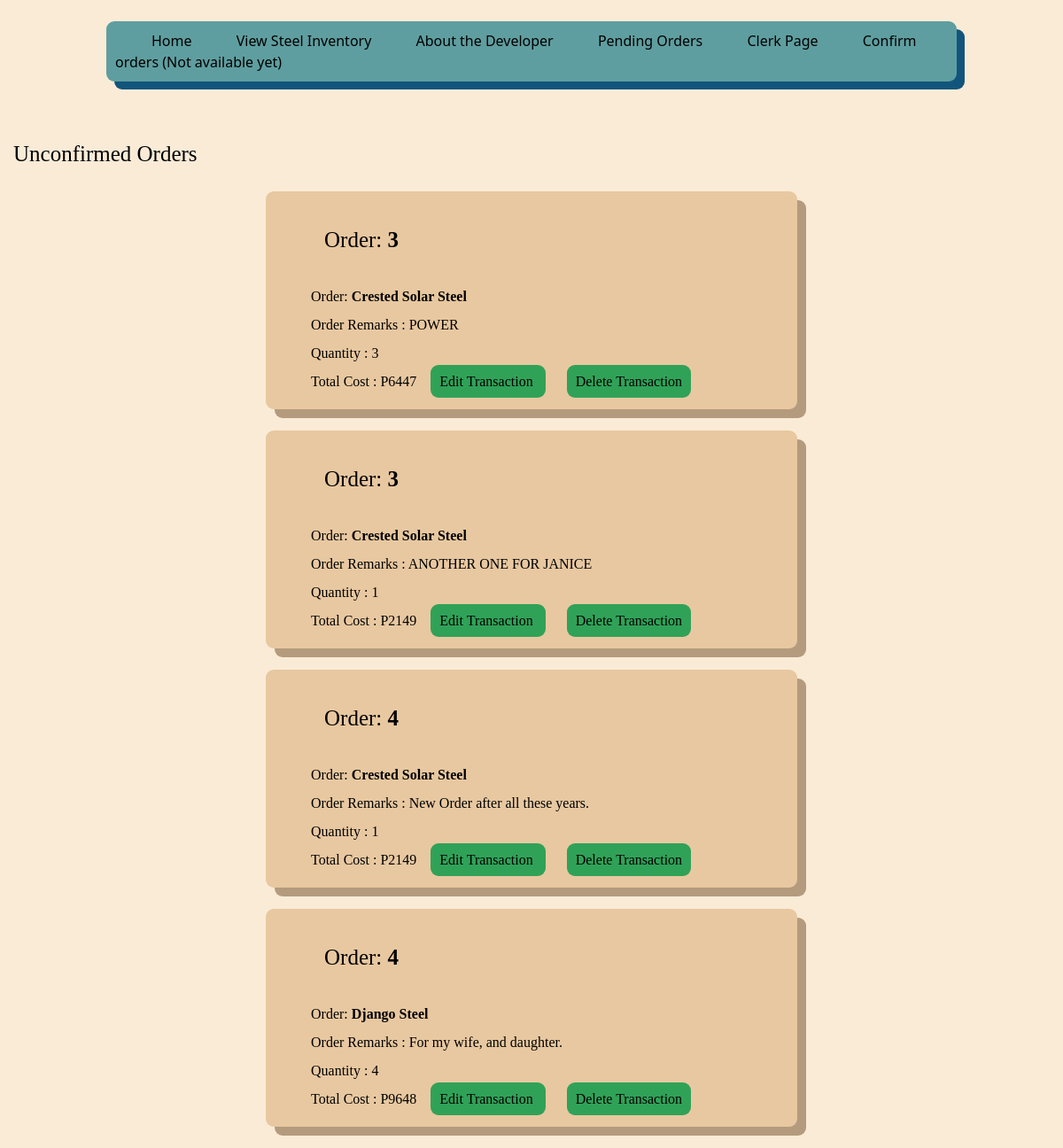
/UnfinishedTransactions (signed in), run on the app's committed database.
### Inventory/models.py (models this page shows, shortened)
class OrderedProduct(models.Model):
    remarks = models.CharField(max_length=200)
    quantity = models.IntegerField(default=0)
    totalcost = models.IntegerField(default=0)
    OrderedProductID = models.CharField(default=None, unique=True, max_length=13)
    OrderID = models.ForeignKey(FinalOrder, default=None, on_delete=models.CASCADE)
    Marks = models.ForeignKey(Product, on_delete=models.CASCADE)
    objects = models.Manager()

class FinalOrder(models.Model):
    TotalCost = models.IntegerField(default=0)
    ProductInfo = models.CharField(max_length=400)
    Finished = models.IntegerField(default=0) #0 is for not yet finished
    OrderDate = models.DateField(auto_now_add=True)#auto_now_add=True)
    Verification = models.CharField(default=None,unique=True, max_length=13, null=True, blank=True) #Orderid -> verification
    BL = models.ForeignKey(Consignee, null=False, blank=True, on_delete=models.CASCADE)
    Shipper = models.ForeignKey(Company, on_delete=models.CASCADE, default=None, null=True, blank=True)
    NotifyName = models.ForeignKey(NotifyParty, default=None, on_delete=models.CASCADE, null=True, blank=True)
    NumOfBL = models.IntegerField(default=3, null=True, blank=True)
    PayAt = models.CharField(default='', max_length=70, null=True, blank=True)
    Place = models.CharField(default="Kaohsiung, Taiwan", max_length=70, null=False)
    PlaceDate = models.CharField(default='', max_length=100, blank=True)
    Charges = models.FloatField(default=None, max_length=11, validators=[MinValueValidator(float('0.01'))], null=True, blank=True)
    RevTons = models.CharField(max_length=1000, default=None, null=True, blank=True)
    Rate = models.FloatField(default=None, null=True, validators=[MinValueValidator(float('0.01'))])
    Prepaid = models.CharField(max_length=20, default='', blank=True)
    Collect = models.CharField(max_length=20, default='', blank=True)
    Portload = models.CharField(max_length=255, default='', blank=True)
    Portdis = models.CharField(max_length=255, default='', blank=True)
    TranshTo = models.CharField(max_length=50, default='', null=True, blank=True)
    FinalDest = models.CharField(max_length=255, default='', null=True, blank=True)
    Voyage = models.SmallIntegerField(default=0, null=False, blank=True)
    objects = models.Manager()

class Product(models.Model): #Steels, not food
    objects = models.Manager()
    Name = models.CharField(max_length=200, unique=True)
    Image = models.ImageField(default=None, null= True, blank=True, upload_to="images/") #not have image if we dont have one, uploaded to images folder automatically
    Manufacturer = models.CharField(default=None, max_length=100)
    ManuLoc = models.CharField(default=None,max_length=255)
    Color = models.CharField(default=None, max_length=20)
    Measurement = models.CharField(default=None, max_length=30)
    Description = models.CharField(default=None, max_length=500)
    GrossWeight = models.CharField(default=None, max_length=40)
    Marks = models.CharField(default=None, null=True, max_length=300)
    Length = models.CharField(max_length=20)
    Cost = models.CharField(max_length=10) #declared value USD
    Stock = models.BigIntegerField(default=0)
    Contact = models.CharField(max_length=500)

### Inventory/views.py (the view)
# urls.py: path('UnfinishedTransactions', views.EditTrans, name='UnfTrans'),
def EditTrans(request):
    condition = ""
    pricelist = 0
    Orders = FinalOrder.objects.all()
    OrderedProducts = OrderedProduct.objects.all().order_by('OrderID')
    if request.user.is_authenticated:
        condition = True
        return render(request,'Inventory/cart.html',{
                    'C' : condition,
                    'CurrentProd' : OrderedProducts,
                    'O' : Orders,
                    'price' : pricelist
                })
    else:
        condition = False
        return render(request,'Inventory/cart.html',{
                'C' : condition
            })

### Inventory/templates/Inventory/cart.html (shortened to what this page needs)
{% extends 'Inventory/base.html' %}
{% load static %}
    {% block content %}
    <br><br>
    <div class="Largetext"> Unconfirmed Orders </div>
            {% for c in CurrentProd %}
            <div class="container">
                <div class="bodytext">
                <div class="Largetext"> Order:  <b> {{c.OrderID.pk}} </b> </div>
                Order: <b> {{c.Marks.Name}} </b> <br>
                Order Remarks : {{c.remarks}} <br>
                Quantity : {{c.quantity}} <br>
                Total Cost : P{{c.totalcost}}
                <a class="Button" href="{% url 'editorder' pk=c.pk %}" style="margin-left: 1vw;"> Edit Transaction </a>
                <a class="Button" href="{% url 'deltrans' pk=c.pk %}" style="margin-left: 2vw;"> Delete Transaction </a>
                </div>
            </div>
            <br>
            {% endfor %}
    {% endblock %}

### data on the page
OrderedProduct: OrderID.pk "3", Marks.Name "Crested Solar Steel", remarks "POWER", quantity "3", totalcost "6447"
OrderedProduct: OrderID.pk "3", Marks.Name "Crested Solar Steel", remarks "ANOTHER ONE FOR JANICE", quantity "1", totalcost "2149"
OrderedProduct: OrderID.pk "4", Marks.Name "Crested Solar Steel", remarks "New Order after all these years.", quantity "1", totalcost "2149"
OrderedProduct: OrderID.pk "4", Marks.Name "Django Steel", remarks "For my wife, and daughter.", quantity "4", totalcost "9648"
